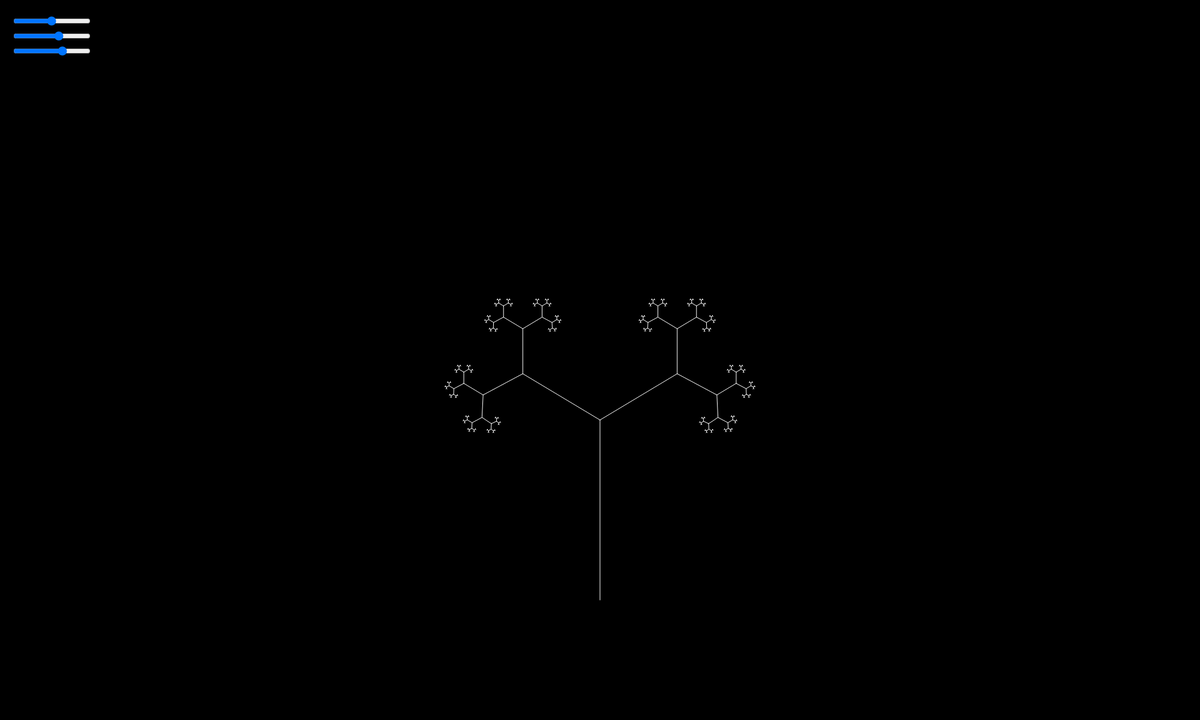
Frame 1 (no input)
Frame 60 (no input): identical to frame 1, image omitted
Frame 120 (the mouse pressed at the canvas centre since frame 60): identical to frame 1, image omitted

The p5.js sketch that drew this single still picture (run headless with seeded random() and noise() and a simulated clock; from frame 60 on, the mouse is pressed at the canvas centre):

// p5.js sketch
// ── sketch.js
let lengthGrowth;
let lengthGrowthSlider;

let iterationMax;
let iterationMaxSlider;

let angle;
let angleSlider;

let eps = 0.0001;

let angles = [];

function setup(){
    createCanvas(2000, 1200);
    lengthGrowthSlider = createSlider(0.01, 1, 0.5, 0.01);
    lengthGrowthSlider.position(20, 25);
    iterationMaxSlider = createSlider(1, 16, 10, 1);
    iterationMaxSlider.position(20, 50);
    angleSlider = createSlider(0, PI/2 + eps, PI/3, PI/64);
    angleSlider.position(20, 75);
}

function fractal_tree(x, y, length, angle, iteration){
    if ( length <= 1 || iteration >= iterationMax ){
        ;
    }
    else {
        let xNext = x + length * cos(angle);
        let yNext = y + length * sin(angle);

        line(x, y, xNext, yNext);

        for (let i = 0 ; i < angles.length ; i++){
            fractal_tree(xNext, yNext, length*lengthGrowth, angle + angles[i], iteration+1);
        }
    }
}

function draw(){
    background(0);
    translate(1000, 1000);

    let length = 300;

    lengthGrowth = lengthGrowthSlider.value();
    iterationMax = iterationMaxSlider.value();
    angle = angleSlider.value();
    angles = [angle, -angle];

    stroke(255);
    fractal_tree(0, 0, length, -PI/2, 0);
}
